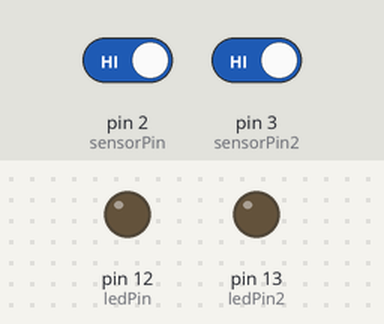
Recording of a sketch running on a simulated Arduino Uno, built with avr-gcc and run on an emulated ATmega328P. On the bench: output pins drawn as LEDs (lit = HIGH). The inputs (shaded band) are chosen by the test bench; at power-on: pin 2 (sensorPin) HIGH, pin 3 (sensorPin2) HIGH.

Above: at 1.2 s.
1.3 s: pin 2 (sensorPin) driven LOW
4.3 s: pin 3 (sensorPin2) driven LOW
7.3 s: pin 2 (sensorPin) driven HIGH
10.3 s: pin 2 (sensorPin) driven LOW and pin 3 (sensorPin2) driven HIGH
Timing chart, 0 to 14.3 s (numbered marks = the images above; inputs shaded):
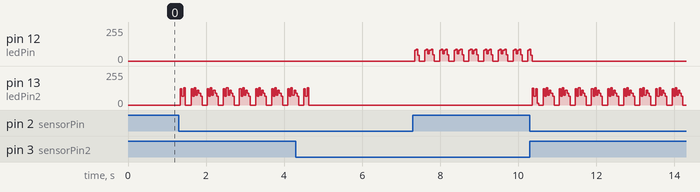

The sketch:

cricket.ino
```cpp
const int sensorPin = 2;
const int sensorPin2 = 3;
const int ledPin = 12;
const int ledPin2 = 13;

const int highChirp = 20;
const int lowChirp = 14;

const int chirpCycle = 70;
const int chirpPause = 8;
const int numChirps = 10;
const int midChirp = 150;
const int skittish = 5000;

void setup()
{
  pinMode(ledPin, OUTPUT);
  pinMode(ledPin2, OUTPUT);
  pinMode(sensorPin, INPUT);
  pinMode(sensorPin2, INPUT);
}

void Chirp1(){  //does the blink pattern for the first LED
    for (int i=1; i<=numChirps; i++){

        for (int j=1; j<=numChirps; j++){
          digitalWrite(ledPin,HIGH);
          delayMicroseconds(chirpCycle*10);
          digitalWrite(ledPin, LOW);
          delayMicroseconds(1000-(chirpCycle*10));
        }
      digitalWrite(ledPin, LOW);

      if (i == numChirps/2) delay(midChirp);
      else delay(lowChirp);
    }
}

void Chirp2(){  //Does the seecond pattern
    for (int i=1; i<=numChirps; i++){

      for (int j=1; j<=numChirps; j++){
        digitalWrite(ledPin2,HIGH);
        delayMicroseconds(chirpCycle*15);
        digitalWrite(ledPin2, LOW);
        delayMicroseconds(800-(chirpCycle*7));
      }
      digitalWrite(ledPin2, LOW);

      if (i == numChirps/2) delay(midChirp);
      else delay(lowChirp);
    }
}

void Chirp3(){  //Does the third pattern when both of the switches are HIGH
      for (int i=1; i<=numChirps; i++){

        for (int j=1; j<=numChirps; j++){
          digitalWrite(ledPin2,HIGH);
          digitalWrite(ledPin, HIGH);
          delayMicroseconds(chirpCycle*100);
          digitalWrite(ledPin2, LOW);
          digitalWrite(ledPin, LOW);
          delayMicroseconds(1100-(chirpCycle*15));
        }
      digitalWrite(ledPin, LOW);
      digitalWrite(ledPin2, LOW);

      if (i == numChirps/2) delay(midChirp);
      else delay(lowChirp);
    }
}
void loop(){
  while ((digitalRead(sensorPin) == LOW) or (digitalRead(sensorPin2) == LOW)){  //Only one of the sensor pins are going to be high because it is impossible to get both clicked at the same tims
      delay(1);
    while (digitalRead(sensorPin) == HIGH){  //While sensor 1 is HIGH, does the pattern for the first LED
    Chirp1();
    }
    while(digitalRead(sensorPin2) == HIGH){  //While sensor 2 is HIGH, does the pattern for the seccond LED
    Chirp2();
    }
    digitalRead(sensorPin);  //checks if the two things are switched HIGH
    delay(50);
    digitalRead(sensorPin2);
    while ((digitalRead(sensorPin) == HIGH) and (digitalRead(sensorPin2) == HIGH)){  //Uses the delay on the top so one can press both of the buttons to high, than does the pattern for both the LED
    Chirp3();
    }
  }
}
```
